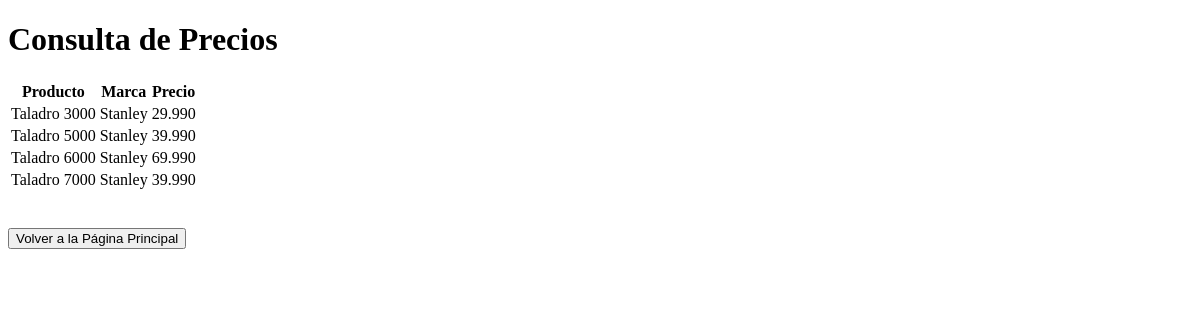
The app's page /consultar_precios/, older data.
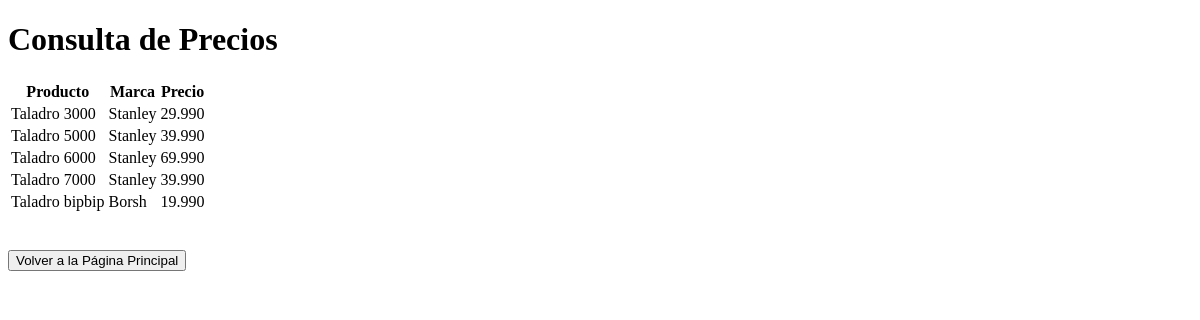
The same page, newer data.
### api/models.py (models this page shows)
class Producto (models.Model):
    codigoProducto = models.CharField(max_length=100)
    marca = models.CharField(max_length=20)
    codigo = models.CharField(max_length=10)
    nombre = models.CharField(max_length=100)
    precio = models.CharField(max_length=10)
    fecha = models.CharField(max_length=10)
    disponible = models.BooleanField(default=False)
    stock = models.IntegerField(default=0)

### api/views.py (the view)
# urls.py: path('consultar_precios/', views.consultar_precios, name='consultar_precios'),
def consultar_precios(request):
    productos = Producto.objects.all()
    precios = [{'nombre': producto.nombre, 'precio': producto.precio, 'marca': producto.marca} for producto in productos]
    return render(request, 'consultar_precios.html', {'precios': precios})

### api/templates/consultar_precios.html (shortened to what this page needs)
<!DOCTYPE html>
<html lang="en">
<head>
</head>
<body>
    <h1>Consulta de Precios</h1>
    <table>
        <thead>
            <tr>
                <th>Producto</th>
                <th>Marca</th>
                <th>Precio</th>
            </tr>
        </thead>
        <tbody>
            {% for producto in precios %}
            <tr>
                <td>{{ producto.nombre }}</td>
                <td>{{ producto.marca }}</td>
                <td>{{ producto.precio }}</td>
            </tr>
            {% endfor %}
        </tbody>
    </table>
</body>
<br>
<br>
<a href="{% url 'index' %}"><button>Volver a la Página Principal</button></a>
</html>

Row changes from the older to the newer data that the page shows:
added Producto: nombre "Taladro bipbip", marca "Borsh", precio "19.990"
